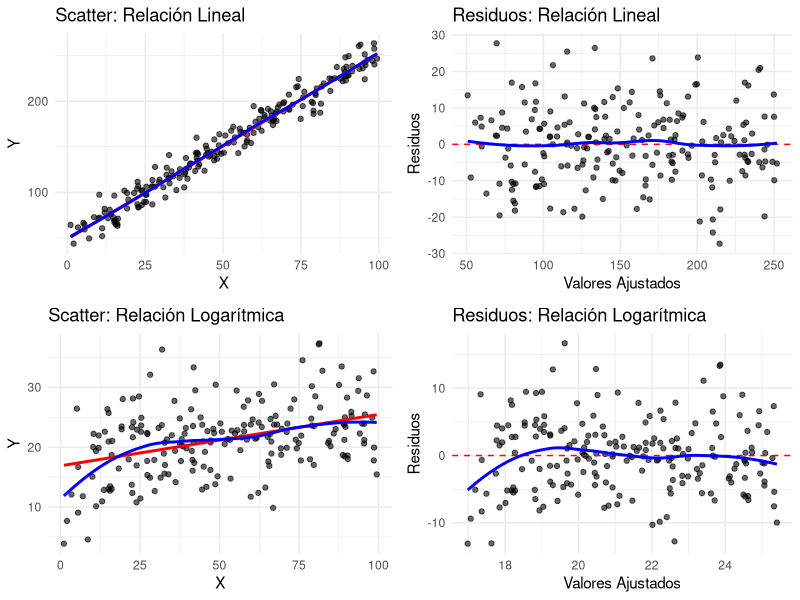
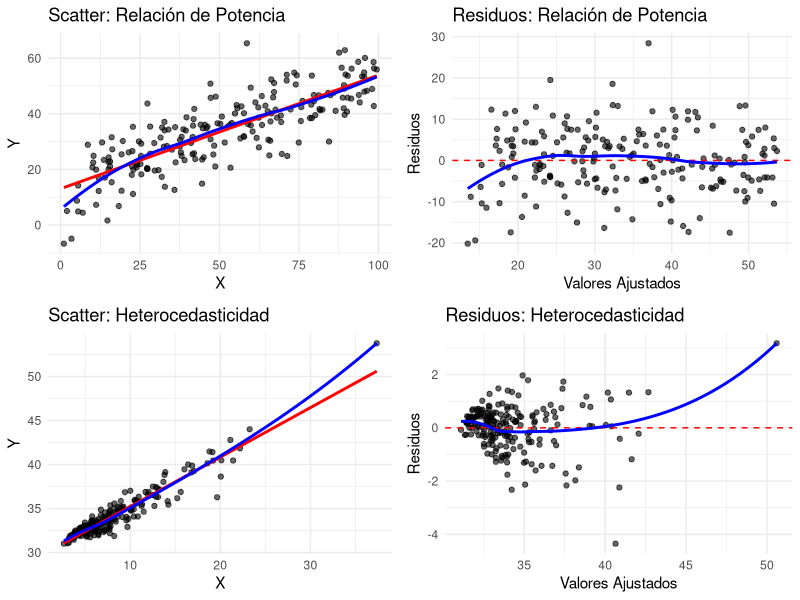
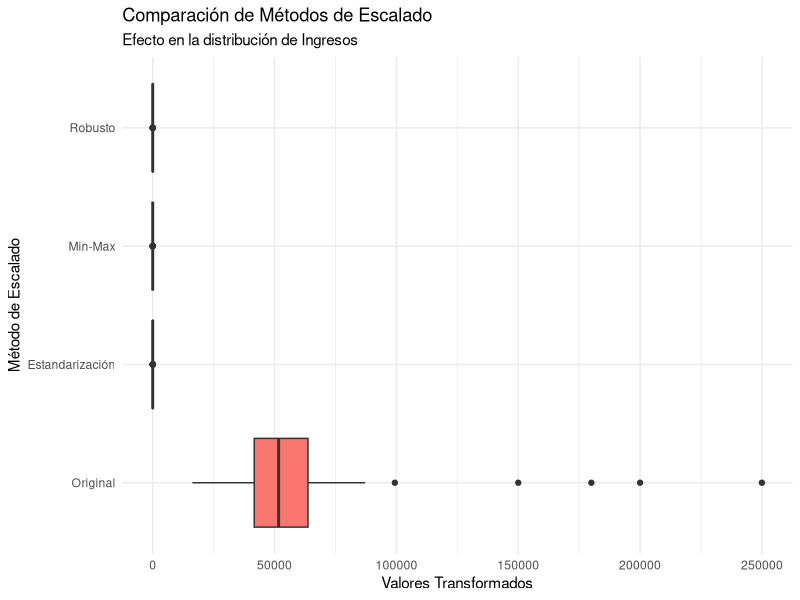
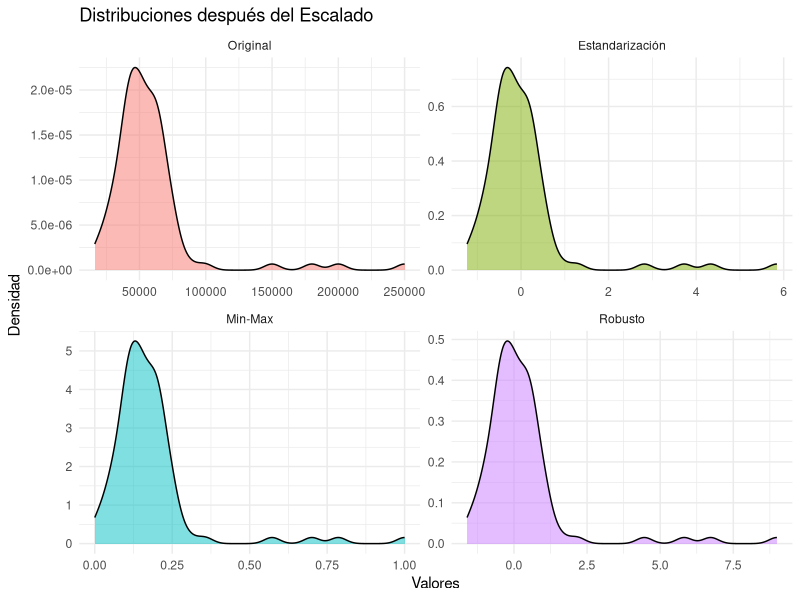
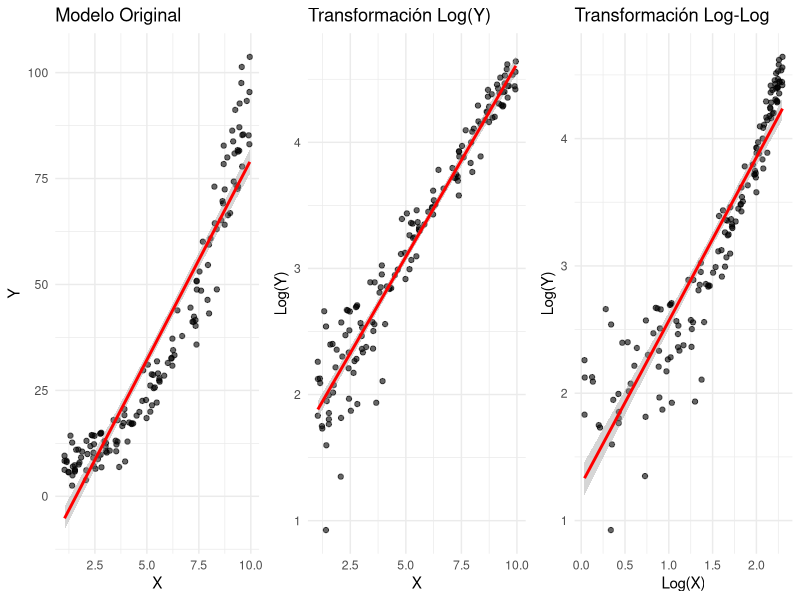
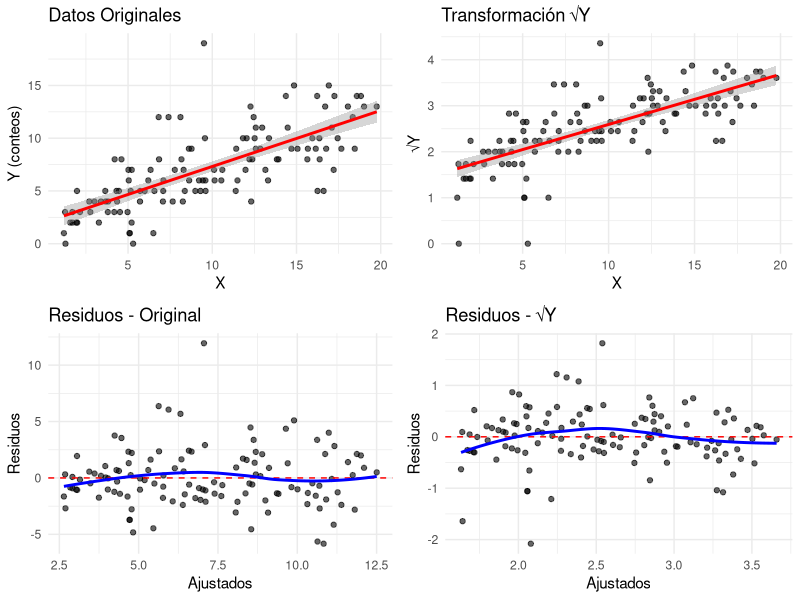
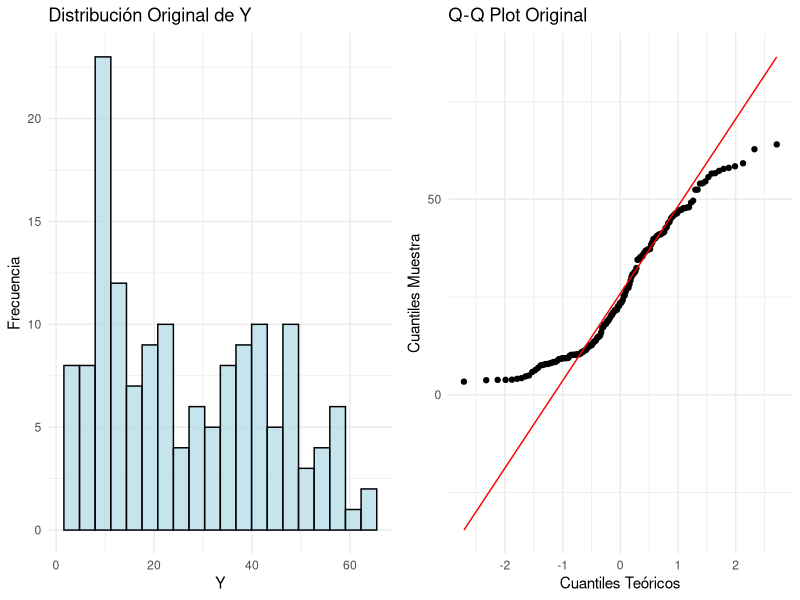

Recreate these plots in R, in order. (Note: this script raises an error after producing the figures.)
## ---- chunk 1
# Cargar librerías necesarias
suppressPackageStartupMessages({
  library(tidyverse)
  library(car)          # Para Box-Cox y diagnósticos
  library(MASS)         # Para datasets y transformaciones
  library(forecast)     # Para Box-Cox
  library(corrplot)     # Para matrices de correlación
  library(gridExtra)    # Para múltiples gráficos
  library(GGally)       # Para gráficos de pares
  library(knitr)        # Para tablas
  library(caret)        # Para encoding de variables
})

set.seed(123)
## ---- chunk 2
# Creamos dataset con múltiples problemas para diagnóstico
n <- 200

# Generar variables con diferentes problemas
x1 <- runif(n, 1, 100)                    # Variable normal
x2 <- exp(rnorm(n, 2, 0.5))              # Variable con distribución log-normal (asimétrica)
x3 <- rbeta(n, 0.5, 2) * 100             # Variable con valores entre 0-100, asimétrica
x4 <- sample(c("A", "B", "C"), n, replace = TRUE, prob = c(0.5, 0.3, 0.2))

# Variable respuesta con diferentes relaciones
y_linear <- 50 + 2*x1 + rnorm(n, 0, 10)  # Relación lineal simple
y_log <- 10 + 3*log(x1) + rnorm(n, 0, 5) # Relación logarítmica
y_power <- 5*x1^0.5 + rnorm(n, 0, 8)     # Relación de potencia
y_hetero <- 30 + 0.5*x2 + x2*rnorm(n, 0, 0.1)  # Heterocedasticidad

# Creamos dataset de diagnóstico
datos_diagnostico <- data.frame(
  x1 = x1, x2 = x2, x3 = x3, x4 = x4,
  y_linear = y_linear, y_log = y_log, 
  y_power = y_power, y_hetero = y_hetero
)

# Resumen estadístico inicial
summary(datos_diagnostico)
## ---- chunk 3
# Función para crear gráficos de diagnóstico
crear_diagnosticos <- function(x, y, titulo) {
  df <- data.frame(x = x, y = y)
  
  p1 <- ggplot(df, aes(x = x, y = y)) +
    geom_point(alpha = 0.6) +
    geom_smooth(method = "lm", se = FALSE, color = "red") +
    geom_smooth(se = FALSE, color = "blue") +
    labs(title = paste("Scatter:", titulo), x = "X", y = "Y") +
    theme_minimal()
  
  # Residuos del modelo lineal
  modelo <- lm(y ~ x)
  residuos <- residuals(modelo)
  ajustados <- fitted(modelo)
  
  p2 <- ggplot(data.frame(ajustados = ajustados, residuos = residuos), 
               aes(x = ajustados, y = residuos)) +
    geom_point(alpha = 0.6) +
    geom_hline(yintercept = 0, color = "red", linetype = "dashed") +
    geom_smooth(se = FALSE, color = "blue") +
    labs(title = paste("Residuos:", titulo), 
         x = "Valores Ajustados", y = "Residuos") +
    theme_minimal()
  
  return(list(scatter = p1, residuos = p2))
}

# Diagnósticos para diferentes relaciones
diag_linear <- crear_diagnosticos(datos_diagnostico$x1, datos_diagnostico$y_linear, "Relación Lineal")
diag_log <- crear_diagnosticos(datos_diagnostico$x1, datos_diagnostico$y_log, "Relación Logarítmica")
diag_power <- crear_diagnosticos(datos_diagnostico$x1, datos_diagnostico$y_power, "Relación de Potencia")
diag_hetero <- crear_diagnosticos(datos_diagnostico$x2, datos_diagnostico$y_hetero, "Heterocedasticidad")

# Mostrar diagnósticos
grid.arrange(
  diag_linear$scatter, diag_linear$residuos,
  diag_log$scatter, diag_log$residuos,
  ncol = 2, nrow = 2
)

grid.arrange(
  diag_power$scatter, diag_power$residuos,
  diag_hetero$scatter, diag_hetero$residuos,
  ncol = 2, nrow = 2
)
## ---- chunk 4
# Test de Breusch-Pagan para heterocedasticidad
test_hetero <- function(modelo, nombre) {
  bp_test <- ncvTest(modelo)
  cat("=== Test de Breusch-Pagan:", nombre, "===\n")
  cat("Chi-square:", round(bp_test$ChiSquare, 4), "\n")
  cat("p-valor:", round(bp_test$p, 4), "\n")
  if(bp_test$p < 0.05) {
    cat("Conclusión: Hay evidencia de heterocedasticidad\n\n")
  } else {
    cat("Conclusión: No hay evidencia de heterocedasticidad\n\n")
  }
}

# Test de normalidad de residuos
test_normalidad <- function(modelo, nombre) {
  residuos <- residuals(modelo)
  sw_test <- shapiro.test(residuos)
  cat("=== Test de Shapiro-Wilk:", nombre, "===\n")
  cat("W:", round(sw_test$statistic, 4), "\n")
  cat("p-valor:", round(sw_test$p.value, 4), "\n")
  if(sw_test$p.value < 0.05) {
    cat("Conclusión: Los residuos no siguen distribución normal\n\n")
  } else {
    cat("Conclusión: Los residuos siguen distribución normal\n\n")
  }
}

# Test RESET para forma funcional
test_reset <- function(modelo, nombre) {
  reset_test <- resettest(modelo)
  cat("=== Test RESET:", nombre, "===\n")
  cat("F-statistic:", round(reset_test$statistic, 4), "\n")
  cat("p-valor:", round(reset_test$p.value, 4), "\n")
  if(reset_test$p.value < 0.05) {
    cat("Conclusión: La forma funcional es inadecuada\n\n")
  } else {
    cat("Conclusión: La forma funcional es adecuada\n\n")
  }
}

# Aplicamos los tests a los distintos modelos
modelo_lineal <- lm(y_linear ~ x1, data = datos_diagnostico)
modelo_log_prob <- lm(y_log ~ x1, data = datos_diagnostico)
modelo_power_prob <- lm(y_power ~ x1, data = datos_diagnostico)
modelo_hetero_prob <- lm(y_hetero ~ x2, data = datos_diagnostico)

test_hetero(modelo_lineal, "Relación Lineal")
test_hetero(modelo_hetero_prob, "Heterocedasticidad")

test_normalidad(modelo_lineal, "Relación Lineal")
test_normalidad(modelo_log_prob, "Relación Logarítmica")

suppressPackageStartupMessages(library(lmtest))
test_reset(modelo_lineal, "Relación Lineal")
test_reset(modelo_log_prob, "Relación Logarítmica (sin transformar)")
## ---- chunk 5
# Creamos datos con diferentes escalas
datos_escala <- data.frame(
  ingresos = rnorm(100, 50000, 15000),      # Ingresos en euros
  edad = rnorm(100, 35, 10),                # Edad en años
  puntuacion = rnorm(100, 7.5, 1.2)        # Puntuación de 1-10
)

# Añadimos algunos outliers
datos_escala$ingresos[c(95:98)] <- c(150000, 180000, 200000, 250000)
datos_escala$edad[c(97:100)] <- c(70, 75, 80, 85)

# Aplicamos diferentes métodos de escalado
datos_escalados <- datos_escala %>%
  mutate(
    # Estandarización (Z-score)
    ingresos_std = scale(ingresos)[,1],
    edad_std = scale(edad)[,1],
    puntuacion_std = scale(puntuacion)[,1],
    
    # Normalización Min-Max
    ingresos_norm = (ingresos - min(ingresos)) / (max(ingresos) - min(ingresos)),
    edad_norm = (edad - min(edad)) / (max(edad) - min(edad)),
    puntuacion_norm = (puntuacion - min(puntuacion)) / (max(puntuacion) - min(puntuacion)),
    
    # Escalado robusto
    ingresos_rob = (ingresos - median(ingresos)) / IQR(ingresos),
    edad_rob = (edad - median(edad)) / IQR(edad),
    puntuacion_rob = (puntuacion - median(puntuacion)) / IQR(puntuacion)
  )

# Tabla comparativa
crear_tabla_escalado <- function(variable, nombre) {
  original <- datos_escalados[[variable]]
  std <- datos_escalados[[paste0(variable, "_std")]]
  norm <- datos_escalados[[paste0(variable, "_norm")]]
  rob <- datos_escalados[[paste0(variable, "_rob")]]
  
  data.frame(
    Variable = nombre,
    Método = c("Original", "Estandarización", "Min-Max", "Robusto"),
    Media = round(c(mean(original), mean(std), mean(norm), median(rob)), 3),
    Desviacion = round(c(sd(original), sd(std), sd(norm), mad(rob)), 3),
    Minimo = round(c(min(original), min(std), min(norm), min(rob)), 3),
    Maximo = round(c(max(original), max(std), max(norm), max(rob)), 3),
    Q25 = round(c(quantile(original, 0.25), quantile(std, 0.25), 
                  quantile(norm, 0.25), quantile(rob, 0.25)), 3),
    Q75 = round(c(quantile(original, 0.75), quantile(std, 0.75), 
                  quantile(norm, 0.75), quantile(rob, 0.75)), 3)
  )
}

# Tablas por variable
tabla_ingresos <- crear_tabla_escalado("ingresos", "Ingresos")
tabla_edad <- crear_tabla_escalado("edad", "Edad")

kable(tabla_ingresos, caption = "Comparación de métodos de escalado - Ingresos")
kable(tabla_edad, caption = "Comparación de métodos de escalado - Edad")
## ---- chunk 6
# Wide to long para visualización
datos_viz <- datos_escalados %>%
  dplyr::select(ingresos, ingresos_std, ingresos_norm, ingresos_rob) %>%
  mutate(id = row_number()) %>%
  pivot_longer(cols = -id, names_to = "método", values_to = "valor") %>%
  mutate(método = factor(método, 
                        levels = c("ingresos", "ingresos_std", "ingresos_norm", "ingresos_rob"),
                        labels = c("Original", "Estandarización", "Min-Max", "Robusto")))

# Boxplots comparativos
ggplot(datos_viz, aes(x = método, y = valor, fill = método)) +
  geom_boxplot() +
  labs(title = "Comparación de Métodos de Escalado",
       subtitle = "Efecto en la distribución de Ingresos",
       x = "Método de Escalado", y = "Valores Transformados") +
  theme_minimal() +
  theme(legend.position = "none") +
  coord_flip()

# Densidades
ggplot(datos_viz, aes(x = valor, fill = método)) +
  geom_density(alpha = 0.5) +
  facet_wrap(~método, scales = "free") +
  labs(title = "Distribuciones después del Escalado",
       x = "Valores", y = "Densidad") +
  theme_minimal() +
  theme(legend.position = "none")
## ---- chunk 7
# Datos con relación exponencial y heterocedasticidad multiplicativa
n <- 150
x_exp <- runif(n, 1, 10)
y_exp <- 5 * exp(0.3 * x_exp) + rnorm(n, 0, 2 * exp(0.15 * x_exp))

datos_exp <- data.frame(x = x_exp, y = y_exp)

# Modelo original (problemático)
modelo_original <- lm(y ~ x, data = datos_exp)

# Transformación logarítmica de Y
datos_exp$log_y <- log(datos_exp$y)
modelo_log_y <- lm(log_y ~ x, data = datos_exp)

# Transformación logarítmica de ambas variables
datos_exp$log_x <- log(datos_exp$x)
modelo_log_log <- lm(log_y ~ log_x, data = datos_exp)

# Comparar modelos
cat("=== COMPARACIÓN DE MODELOS CON TRANSFORMACIÓN LOGARÍTMICA ===\n")
cat("Modelo original - R²:", round(summary(modelo_original)$r.squared, 4), "\n")
cat("Modelo log-lineal - R²:", round(summary(modelo_log_y)$r.squared, 4), "\n")
cat("Modelo log-log - R²:", round(summary(modelo_log_log)$r.squared, 4), "\n\n")

# Diagnósticos de heterocedasticidad
test_hetero(modelo_original, "Original")
test_hetero(modelo_log_y, "Log-Lineal")

# Visualización de transformaciones
p1 <- ggplot(datos_exp, aes(x = x, y = y)) +
  geom_point(alpha = 0.6) +
  geom_smooth(method = "lm", se = TRUE, color = "red") +
  labs(title = "Modelo Original", x = "X", y = "Y") +
  theme_minimal()

p2 <- ggplot(datos_exp, aes(x = x, y = log_y)) +
  geom_point(alpha = 0.6) +
  geom_smooth(method = "lm", se = TRUE, color = "red") +
  labs(title = "Transformación Log(Y)", x = "X", y = "Log(Y)") +
  theme_minimal()

p3 <- ggplot(datos_exp, aes(x = log_x, y = log_y)) +
  geom_point(alpha = 0.6) +
  geom_smooth(method = "lm", se = TRUE, color = "red") +
  labs(title = "Transformación Log-Log", x = "Log(X)", y = "Log(Y)") +
  theme_minimal()

grid.arrange(p1, p2, p3, ncol = 3)
## ---- chunk 8
# Extraer coeficientes para interpretación
coef_log_y <- coef(modelo_log_y)
coef_log_log <- coef(modelo_log_log)

cat("=== INTERPRETACIÓN DE COEFICIENTES ===\n\n")

cat("MODELO LOG-LINEAL: log(Y) = β₀ + β₁X\n")
cat("Intercepto:", round(coef_log_y[1], 4), "\n")
cat("Pendiente:", round(coef_log_y[2], 4), "\n")
cat("Interpretación: Un aumento de 1 unidad en X se asocia con un cambio de", 
    round(coef_log_y[2]*100, 2), "% en Y\n\n")

cat("MODELO LOG-LOG: log(Y) = β₀ + β₁log(X)\n")
cat("Intercepto:", round(coef_log_log[1], 4), "\n")
cat("Pendiente (elasticidad):", round(coef_log_log[2], 4), "\n")
cat("Interpretación: Un aumento de 1% en X se asocia con un cambio de", 
    round(coef_log_log[2], 2), "% en Y\n\n")

# Ejemplo de predicción con retransformación
x_nuevo <- 5
pred_log_y <- predict(modelo_log_y, newdata = data.frame(x = x_nuevo))
pred_original <- exp(pred_log_y)

cat("EJEMPLO DE PREDICCIÓN:\n")
cat("Para X =", x_nuevo, ":\n")
cat("Log(Y) predicho:", round(pred_log_y, 4), "\n")
cat("Y predicho (retransformado):", round(pred_original, 2), "\n")
## ---- chunk 9
# Datos de conteo con varianza proporcional a la media (Poisson-like)
n <- 120
x_count <- runif(n, 1, 20)
lambda <- 2 + 0.5 * x_count  # Media de Poisson variable
y_count <- rpois(n, lambda)

datos_count <- data.frame(x = x_count, y = y_count)

# Verificar relación varianza-media
grupos <- cut(datos_count$x, breaks = 4)
media_por_grupo <- tapply(datos_count$y, grupos, mean)
var_por_grupo <- tapply(datos_count$y, grupos, var)

cat("=== DIAGNÓSTICO VARIANZA-MEDIA ===\n")
tabla_var_media <- data.frame(
  Grupo = names(media_por_grupo),
  Media = round(media_por_grupo, 2),
  Varianza = round(var_por_grupo, 2),
  Ratio_Var_Media = round(var_por_grupo / media_por_grupo, 2)
)
kable(tabla_var_media, caption = "Relación Varianza-Media por grupos")

# Modelo original
modelo_count_orig <- lm(y ~ x, data = datos_count)

# Transformación raíz cuadrada
datos_count$sqrt_y <- sqrt(datos_count$y)
modelo_sqrt <- lm(sqrt_y ~ x, data = datos_count)

# Comparar heterocedasticidad
test_hetero(modelo_count_orig, "Datos de Conteo Original")
test_hetero(modelo_sqrt, "Datos con Transformación √Y")

# Visualización
p1 <- ggplot(datos_count, aes(x = x, y = y)) +
  geom_point(alpha = 0.6) +
  geom_smooth(method = "lm", se = TRUE, color = "red") +
  labs(title = "Datos Originales", x = "X", y = "Y (conteos)") +
  theme_minimal()

p2 <- ggplot(datos_count, aes(x = x, y = sqrt_y)) +
  geom_point(alpha = 0.6) +
  geom_smooth(method = "lm", se = TRUE, color = "red") +
  labs(title = "Transformación √Y", x = "X", y = "√Y") +
  theme_minimal()

# Gráficos de residuos
residuos_orig <- residuals(modelo_count_orig)
residuos_sqrt <- residuals(modelo_sqrt)
ajustados_orig <- fitted(modelo_count_orig)
ajustados_sqrt <- fitted(modelo_sqrt)

p3 <- ggplot(data.frame(x = ajustados_orig, y = residuos_orig), aes(x = x, y = y)) +
  geom_point(alpha = 0.6) +
  geom_hline(yintercept = 0, color = "red", linetype = "dashed") +
  geom_smooth(se = FALSE, color = "blue") +
  labs(title = "Residuos - Original", x = "Ajustados", y = "Residuos") +
  theme_minimal()

p4 <- ggplot(data.frame(x = ajustados_sqrt, y = residuos_sqrt), aes(x = x, y = y)) +
  geom_point(alpha = 0.6) +
  geom_hline(yintercept = 0, color = "red", linetype = "dashed") +
  geom_smooth(se = FALSE, color = "blue") +
  labs(title = "Residuos - √Y", x = "Ajustados", y = "Residuos") +
  theme_minimal()

grid.arrange(p1, p2, p3, p4, ncol = 2)
## ---- chunk 10
# Datos con distribución asimétrica
n <- 150
x_bc <- runif(n, 1, 10)
# Variable respuesta con asimetría positiva
y_bc <- 2*x_bc^1.5 + rgamma(n, 2, 1)

datos_bc <- data.frame(x = x_bc, y = y_bc)

# Análisis de distribución original
p1 <- ggplot(datos_bc, aes(x = y)) +
  geom_histogram(bins = 20, alpha = 0.7, fill = "lightblue", color = "black") +
  labs(title = "Distribución Original de Y", x = "Y", y = "Frecuencia") +
  theme_minimal()

p2 <- ggplot(datos_bc, aes(sample = y)) +
  stat_qq() +
  stat_qq_line(color = "red") +
  labs(title = "Q-Q Plot Original", x = "Cuantiles Teóricos", y = "Cuantiles Muestra") +
  theme_minimal()

grid.arrange(p1, p2, ncol = 2)

# Aplicamos transformación Box-Cox
modelo_bc_orig <- lm(y ~ x, data = datos_bc)

# Buscamos lambda óptimo
bc_result <- boxcox(modelo_bc_orig, plotit = TRUE)
lambda_optimo <- bc_result$x[which.max(bc_result$y)]

cat("=== TRANSFORMACIÓN BOX-COX ===\n")
cat("Lambda óptimo:", round(lambda_optimo, 4), "\n")

# Interpretar lambda
if(abs(lambda_optimo - 1) < 0.1) {
  cat("Interpretación: Sin transformación (λ ≈ 1)\n")
} else if(abs(lambda_optimo - 0.5) < 0.1) {
  cat("Interpretación: Transformación de raíz cuadrada (λ ≈ 0.5)\n")
} else if(abs(lambda_optimo - 0) < 0.1) {
  cat("Interpretación: Transformación logarítmica (λ ≈ 0)\n")
} else if(abs(lambda_optimo - (-1)) < 0.1) {
  cat("Interpretación: Transformación inversa (λ ≈ -1)\n")
} else {
  cat("Interpretación: Transformación de potencia con λ =", round(lambda_optimo, 3), "\n")
}

# Aplicar transformación
if(abs(lambda_optimo) < 0.01) {
  datos_bc$y_bc <- log(datos_bc$y)
} else {
  datos_bc$y_bc <- (datos_bc$y^lambda_optimo - 1) / lambda_optimo
}

# Modelo con variable transformada
modelo_bc_trans <- lm(y_bc ~ x, data = datos_bc)

# Comparar modelos
cat("\nComparación de modelos:\n")
cat("R² original:", round(summary(modelo_bc_orig)$r.squared, 4), "\n")
cat("R² transformado:", round(summary(modelo_bc_trans)$r.squared, 4), "\n")

# Tests de normalidad
test_normalidad(modelo_bc_orig, "Original")
test_normalidad(modelo_bc_trans, "Box-Cox")
## ---- chunk 11
# Distribución después de transformación
p3 <- ggplot(datos_bc, aes(x = y_bc)) +
  geom_histogram(bins = 20, alpha = 0.7, fill = "lightgreen", color = "black") +
  labs(title = "Distribución Después de Box-Cox", x = "Y Transformada", y = "Frecuencia") +
  theme_minimal()

p4 <- ggplot(datos_bc, aes(sample = y_bc)) +
  stat_qq() +
  stat_qq_line(color = "red") +
  labs(title = "Q-Q Plot Después de Box-Cox", x = "Cuantiles Teóricos", y = "Cuantiles Muestra") +
  theme_minimal()

grid.arrange(p3, p4, ncol = 2)

# Gráficos de regresión
p5 <- ggplot(datos_bc, aes(x = x, y = y)) +
  geom_point(alpha = 0.6) +
  geom_smooth(method = "lm", se = TRUE, color = "red") +
  labs(title = "Regresión Original", x = "X", y = "Y") +
  theme_minimal()

p6 <- ggplot(datos_bc, aes(x = x, y = y_bc)) +
  geom_point(alpha = 0.6) +
  geom_smooth(method = "lm", se = TRUE, color = "red") +
  labs(title = "Regresión con Box-Cox", x = "X", y = "Y Transformada") +
  theme_minimal()

grid.arrange(p5, p6, ncol = 2)

# Interpretación y predicción con retransformación
coef_bc <- coef(modelo_bc_trans)
x_pred <- 5
y_trans_pred <- predict(modelo_bc_trans, newdata = data.frame(x = x_pred))

# Retransformación (aproximación)
if(abs(lambda_optimo) < 0.01) {
  y_orig_pred <- exp(y_trans_pred)
} else {
  y_orig_pred <- (lambda_optimo * y_trans_pred + 1)^(1/lambda_optimo)
}

cat("\n=== PREDICCIÓN CON RETRANSFORMACIÓN ===\n")
cat("Para X =", x_pred, ":\n")
cat("Y transformada predicha:", round(y_trans_pred, 4), "\n")
cat("Y original predicha (retransformada):", round(y_orig_pred, 2), "\n")
## ---- chunk 12
# Crear dataset con variables categóricas variadas
set.seed(456)
n <- 200

datos_cat <- data.frame(
  # Variable ordinal
  educacion = sample(c("Primaria", "Secundaria", "Universidad", "Posgrado"), 
                    n, replace = TRUE, prob = c(0.2, 0.3, 0.4, 0.1)),
  
  # Variable nominal
  region = sample(c("Norte", "Sur", "Este", "Oeste"), 
                 n, replace = TRUE, prob = c(0.3, 0.25, 0.25, 0.2)),
  
  # Variable binaria
  genero = sample(c("M", "F"), n, replace = TRUE),
  
  # Variables numéricas
  experiencia = round(runif(n, 0, 20)),
  edad = round(rnorm(n, 35, 8))
)

# Crear variable respuesta que depende de las categóricas
salario_base <- 30000
efecto_educacion <- c("Primaria" = 0, "Secundaria" = 5000, 
                     "Universidad" = 15000, "Posgrado" = 25000)
efecto_region <- c("Norte" = 2000, "Sur" = 0, "Este" = 1000, "Oeste" = 1500)
efecto_genero <- c("M" = 3000, "F" = 0)

datos_cat$salario <- salario_base + 
  efecto_educacion[datos_cat$educacion] +
  efecto_region[datos_cat$region] +
  efecto_genero[datos_cat$genero] +
  500 * datos_cat$experiencia +
  200 * datos_cat$edad +
  rnorm(n, 0, 5000)

# Resumen de los datos categóricos
cat("=== DISTRIBUCIÓN DE VARIABLES CATEGÓRICAS ===\n")
table(datos_cat$educacion)
table(datos_cat$region)
table(datos_cat$genero)
## ---- chunk 13
# Codificación ordinal para educación (variable con orden natural)
datos_cat$educacion_ord <- as.numeric(factor(datos_cat$educacion, 
                                            levels = c("Primaria", "Secundaria", "Universidad", "Posgrado"),
                                            ordered = TRUE))

# Verificar la codificación
tabla_ord <- data.frame(
  Categoria = c("Primaria", "Secundaria", "Universidad", "Posgrado"),
  Codigo = 1:4
)
kable(tabla_ord, caption = "Codificación Ordinal - Educación")

# Modelo con codificación ordinal
modelo_ordinal <- lm(salario ~ educacion_ord + experiencia + edad, data = datos_cat)
summary(modelo_ordinal)

cat("=== INTERPRETACIÓN CODIFICACIÓN ORDINAL ===\n")
coef_ord <- coef(modelo_ordinal)
cat("Coeficiente educación:", round(coef_ord[2], 2), "\n")
cat("Interpretación: Cada nivel adicional de educación aumenta el salario en €", 
    round(coef_ord[2], 0), "\n\n")
## ---- chunk 14
# One-Hot Encoding para región (variable nominal)
# Método 1: usando model.matrix (elimina una categoría de referencia)
region_dummies <- model.matrix(~ region - 1, data = datos_cat)
colnames(region_dummies) <- paste0("region_", colnames(region_dummies))

# Método 2: usando caret::dummyVars (control de rank)
dummy_vars <- dummyVars(~ region, data = datos_cat, fullRank = TRUE)
region_dummies_caret <- predict(dummy_vars, newdata = datos_cat)

# Añadir dummies al dataset
datos_cat_dummy <- cbind(datos_cat, region_dummies_caret)

# Verificar la codificación
cat("=== ONE-HOT ENCODING - REGIÓN ===\n")
cat("Variables creadas:", colnames(region_dummies_caret), "\n")
cat("Categoría de referencia: Norte (omitida para evitar colinealidad)\n\n")

# Mostrar algunas filas como ejemplo
ejemplo_encoding <- datos_cat_dummy[1:8, c("region", colnames(region_dummies_caret))]
kable(ejemplo_encoding, caption = "Ejemplo de One-Hot Encoding")

# Obtener los nombres de las columnas dummy creadas
dummy_cols <- colnames(region_dummies_caret)
cat("Columnas dummy creadas:", paste(dummy_cols, collapse = ", "), "\n")

# Crear la fórmula del modelo dinámicamente
formula_str <- paste("salario ~", paste(dummy_cols, collapse = " + "), "+ educacion_ord + experiencia + edad")
cat("Fórmula del modelo:", formula_str, "\n")

# Modelo con one-hot encoding
modelo_onehot <- lm(as.formula(formula_str), data = datos_cat_dummy)
summary(modelo_onehot)

cat("=== INTERPRETACIÓN ONE-HOT ENCODING ===\n")
coef_oh <- coef(modelo_onehot)
if(length(dummy_cols) >= 3) {
  cat("Coeficientes de las regiones (vs categoría de referencia):\n")
  for(i in 1:length(dummy_cols)) {
    if(dummy_cols[i] %in% names(coef_oh)) {
      cat(dummy_cols[i], ":", round(coef_oh[dummy_cols[i]], 2), "€\n")
    }
  }
}
cat("(La categoría omitida es la de referencia)\n\n")
## ---- chunk 15
# Modelo incorrecto: tratando región como ordinal
datos_cat$region_num <- as.numeric(factor(datos_cat$region))
modelo_incorrecto <- lm(salario ~ region_num + educacion_ord + experiencia + edad, data = datos_cat)

# Comparar los tres enfoques
modelos_comp <- list(
  "Ordinal_Incorrecto" = modelo_incorrecto,
  "OneHot_Correcto" = modelo_onehot,
  "Factores_R" = lm(salario ~ region + educacion_ord + experiencia + edad, data = datos_cat)
)

# Extraer métricas de comparación
comparacion_encoding <- data.frame(
  Modelo = names(modelos_comp),
  R2 = sapply(modelos_comp, function(m) summary(m)$r.squared),
  R2_adj = sapply(modelos_comp, function(m) summary(m)$adj.r.squared),
  AIC = sapply(modelos_comp, AIC),
  RMSE = sapply(modelos_comp, function(m) sqrt(mean(residuals(m)^2)))
)

# Crear una copia para mostrar con números redondeados
comparacion_display <- comparacion_encoding
comparacion_display[, 2:5] <- round(comparacion_display[, 2:5], 4)

kable(comparacion_display, caption = "Comparación de métodos de codificación")

cat("=== ANÁLISIS DE RESULTADOS ===\n")
cat("El modelo 'Ordinal_Incorrecto' asume incorrectamente que las regiones tienen un orden natural.\n")
cat("Los modelos 'OneHot_Correcto' y 'Factores_R' son equivalentes y tratan región como nominal.\n")
cat("La diferencia en R² muestra el impacto de la codificación incorrecta.\n\n")

# Visualización del error de codificación ordinal incorrecta
medias_region_real <- aggregate(salario ~ region, data = datos_cat, mean)
orden_real <- medias_region_real[order(medias_region_real$salario), ]

cat("Orden real de regiones por salario promedio:\n")
print(orden_real)

cat("\nOrden asumido por codificación numérica:\n")
print(data.frame(region = levels(factor(datos_cat$region)), codigo = 1:4))
## ---- chunk 16
# Simular datos con interacción precio-publicidad
set.seed(789)
n <- 200
precio <- runif(n, 50, 150)
publicidad <- runif(n, 0, 10)

# Modelo con interacción: el efecto del precio depende de la publicidad
# A mayor publicidad, menor sensibilidad al precio
ventas <- 1000 - 4*precio + 60*publicidad + 0.6*precio*publicidad/10 + rnorm(n, 0, 50)

datos_inter <- data.frame(precio, publicidad, ventas)

# Modelo sin interacción
modelo_sin_inter <- lm(ventas ~ precio + publicidad, data = datos_inter)

# Modelo con interacción
modelo_con_inter <- lm(ventas ~ precio * publicidad, data = datos_inter)

# Comparar modelos
cat("=== COMPARACIÓN MODELOS CON/SIN INTERACCIÓN ===\n")
cat("Sin interacción - R²:", round(summary(modelo_sin_inter)$r.squared, 4), "\n")
cat("Con interacción - R²:", round(summary(modelo_con_inter)$r.squared, 4), "\n")

# Test F para la interacción
anova_inter <- anova(modelo_sin_inter, modelo_con_inter)
print(anova_inter)

# Interpretación de coeficientes
coef_inter <- coef(modelo_con_inter)
cat("\n=== INTERPRETACIÓN DE LA INTERACCIÓN ===\n")
cat("Intercepto:", round(coef_inter[1], 2), "\n")
cat("Efecto precio:", round(coef_inter[2], 4), "\n")
cat("Efecto publicidad:", round(coef_inter[3], 2), "\n")
cat("Interacción precio×publicidad:", round(coef_inter[4], 6), "\n\n")

# Calcular efectos marginales en diferentes niveles de publicidad
publicidad_niveles <- c(0, 5, 10)
efectos_precio <- coef_inter[2] + coef_inter[4] * publicidad_niveles

tabla_efectos <- data.frame(
  Publicidad = publicidad_niveles,
  Efecto_Precio = round(efectos_precio, 4)
)
kable(tabla_efectos, caption = "Efecto del precio según nivel de publicidad")
## ---- chunk 17
# Crear grupos de publicidad para visualización
datos_inter$pub_grupo <- cut(datos_inter$publicidad, 
                            breaks = 3, 
                            labels = c("Baja", "Media", "Alta"))

# Gráfico de interacción - scatter plot
ggplot(datos_inter, aes(x = precio, y = ventas, color = pub_grupo)) +
  geom_point(alpha = 0.6) +
  geom_smooth(method = "lm", formula = y ~ x, se = FALSE, linewidth = 1.2) +
  labs(title = "Interacción Precio × Publicidad",
       subtitle = "El efecto del precio varía según el nivel de publicidad",
       x = "Precio (€)", y = "Ventas", color = "Publicidad") +
  theme_minimal()

# Gráfico de interacción clásico
# Calcular medias por grupos
datos_inter$precio_grupo <- cut(datos_inter$precio, 
                               breaks = 3, 
                               labels = c("Bajo", "Medio", "Alto"))

medias_inter <- aggregate(ventas ~ precio_grupo + pub_grupo, data = datos_inter, mean)

ggplot(medias_inter, aes(x = precio_grupo, y = ventas, color = pub_grupo, group = pub_grupo)) +
  geom_point(size = 3) +
  geom_line(linewidth = 1) +
  labs(title = "Gráfico de Interacción: Precio × Publicidad",
       subtitle = "Líneas no paralelas indican presencia de interacción",
       x = "Nivel de Precio", y = "Ventas Promedio", color = "Publicidad") +
  theme_minimal()
## ---- chunk 18
# Interacción género × experiencia en salarios
datos_mixta <- data.frame(
  experiencia = runif(150, 0, 20),
  genero = sample(c("Masculino", "Femenino"), 150, replace = TRUE)
)

# Salario con interacción: brecha de género creciente con experiencia
salario_base <- 35000
efecto_exp_mujer <- 1200  # €1200 por año para mujeres
efecto_exp_hombre <- 2000  # €2000 por año para hombres
efecto_genero_base <- ifelse(datos_mixta$genero == "Masculino", 3000, 0)

dummy_masculino <- ifelse(datos_mixta$genero == "Masculino", 1, 0)

datos_mixta$salario <- salario_base + 
                      efecto_exp_mujer * datos_mixta$experiencia +
                      efecto_genero_base * dummy_masculino +
                      (efecto_exp_hombre - efecto_exp_mujer) * datos_mixta$experiencia * dummy_masculino +
                      rnorm(150, 0, 4000)

# Modelo con interacción
modelo_mixta <- lm(salario ~ experiencia * genero, data = datos_mixta)
summary(modelo_mixta)

# Interpretación
coef_mixta <- coef(modelo_mixta)
cat("=== INTERPRETACIÓN INTERACCIÓN GÉNERO × EXPERIENCIA ===\n")
cat("Intercepto (mujeres con 0 experiencia):", round(coef_mixta[1], 0), "€\n")
cat("Efecto experiencia (mujeres):", round(coef_mixta[2], 0), "€/año\n")
cat("Diferencia inicial (hombres vs mujeres):", round(coef_mixta[3], 0), "€\n")
cat("Interacción (diferencia en retorno a experiencia):", round(coef_mixta[4], 0), "€/año\n\n")

cat("Para hombres:\n")
cat("- Intercepto:", round(coef_mixta[1] + coef_mixta[3], 0), "€\n")
cat("- Efecto experiencia:", round(coef_mixta[2] + coef_mixta[4], 0), "€/año\n\n")

# Visualización de la divergencia
ggplot(datos_mixta, aes(x = experiencia, y = salario, color = genero)) +
  geom_point(alpha = 0.6) +
  geom_smooth(method = "lm", formula = y ~ x, se = TRUE, linewidth = 1.2) +
  labs(title = "Interacción Experiencia × Género",
       subtitle = "La brecha salarial se amplía con la experiencia",
       x = "Años de experiencia", y = "Salario (€)", color = "Género") +
  theme_minimal() +
  scale_color_manual(values = c("Femenino" = "#E69F00", "Masculino" = "#0072B2"))

# Calcular brecha por años de experiencia
años_experiencia <- c(0, 5, 10, 15, 20)
brecha_por_año <- coef_mixta[3] + coef_mixta[4] * años_experiencia

tabla_brecha <- data.frame(
  Experiencia = años_experiencia,
  Brecha_Salarial = round(brecha_por_año, 0)
)
kable(tabla_brecha, caption = "Evolución de la brecha salarial de género")
## ---- chunk 19
# Dataset con múltiples problemas
set.seed(999)
n <- 180

# Variables con diferentes necesidades de transformación
superficie <- runif(n, 50, 300)  # metros cuadrados
antiguedad <- sample(1:50, n, replace = TRUE)  # años
zona <- sample(c("Centro", "Periferia", "Suburbios"), n, replace = TRUE, prob = c(0.3, 0.4, 0.3))

# Precio con relación compleja
precio_base <- 100000
efecto_superficie <- 400 * superficie^0.8  # Rendimientos decrecientes
efecto_antiguedad <- -2000 * log(antiguedad + 1)  # Depreciación logarítmica
efecto_zona <- ifelse(zona == "Centro", 50000, ifelse(zona == "Suburbios", 20000, 0))

precio <- precio_base + efecto_superficie + efecto_antiguedad + efecto_zona + 
          superficie * rnorm(n, 0, 100)  # Heterocedasticidad

datos_ejercicio <- data.frame(superficie, antiguedad, zona, precio)

cat("=== EJERCICIO 1: ANÁLISIS COMPLETO ===\n")
cat("Tareas a realizar:\n")
cat("1. Analizar la distribución de las variables\n")
cat("2. Detectar problemas en un modelo básico\n")
cat("3. Aplicar transformaciones apropiadas\n")
cat("4. Comparar modelos antes y después\n")
cat("5. Interpretar coeficientes transformados\n\n")

# Modelo básico para diagnóstico
modelo_basico <- lm(precio ~ superficie + antiguedad + zona, data = datos_ejercicio)

# Diagnósticos básicos
cat("R² modelo básico:", round(summary(modelo_basico)$r.squared, 4), "\n")
test_hetero(modelo_basico, "Modelo Básico")
test_reset(modelo_basico, "Modelo Básico")


## ---- chunk 20
# Dataset con variables categóricas de diferentes tipos
set.seed(888)
n <- 200

datos_cat_ejercicio <- data.frame(
  # Variable ordinal
  calificacion_credito = sample(c("D", "C", "B", "A", "AA"), n, replace = TRUE, 
                               prob = c(0.1, 0.2, 0.4, 0.25, 0.05)),
  
  # Variable nominal con muchas categorías
  sector = sample(c("Tecnología", "Finanzas", "Salud", "Educación", "Manufactura", "Servicios"), 
                 n, replace = TRUE),
  
  # Variable binaria
  tipo_empresa = sample(c("Pública", "Privada"), n, replace = TRUE, prob = c(0.3, 0.7)),
  
  # Variables numéricas
  empleados = round(runif(n, 10, 1000)),
  ingresos = runif(n, 100000, 10000000)
)

cat("=== EJERCICIO 2: VARIABLES CATEGÓRICAS ===\n")
cat("Tareas a realizar:\n")
cat("1. Decidir método de codificación para cada variable categórica\n")
cat("2. Implementar las codificaciones apropiadas\n")
cat("3. Comparar diferentes enfoques\n")
cat("4. Crear un modelo final optimizado\n\n")

# Mostrar distribuciones
cat("Distribución de variables categóricas:\n")
sapply(datos_cat_ejercicio[,1:3], table)
